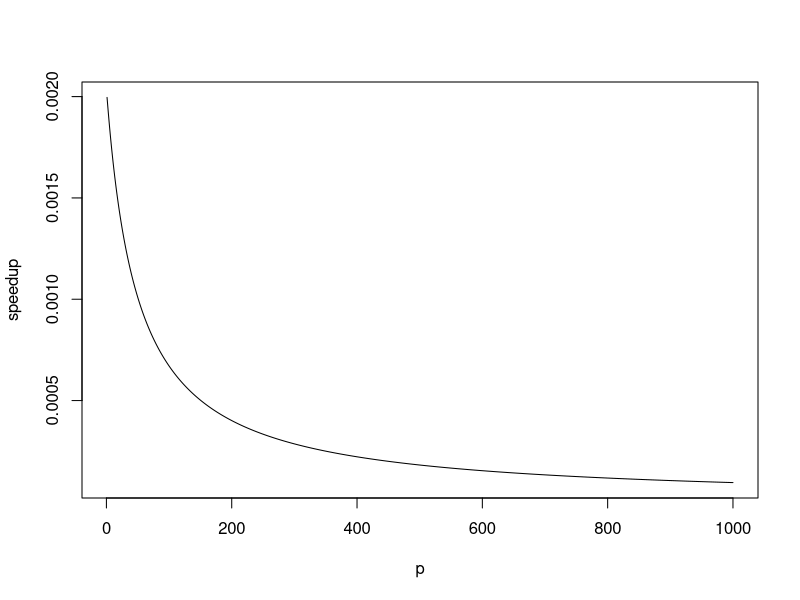
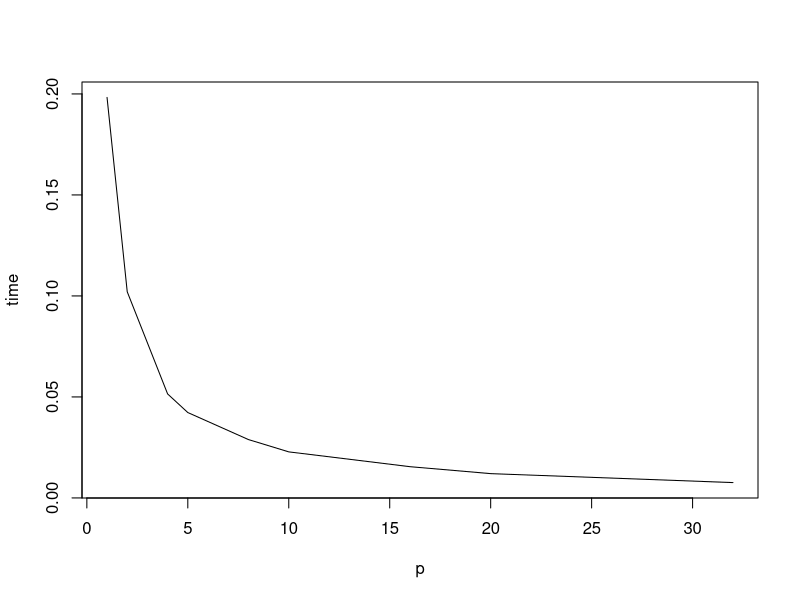

R code for these plots, in order: (Note: this script raises an error after producing the figures.)

T_comp<-2*10^-9
T_read<-1*10^-4
T_comm <-1*10^-6 

p<-1:1000
N<-10^2



T_s = N*T_comp

T_p = T_read+(p-1+N/p)*T_comp+2*T_comm*(p-1)

speedup = T_s/T_p


plot(p,speedup,type = "l")

library(dplyr)
x<-data.frame(p,speedup)
max<- filter(x,x$speedup==max(x$speedup))


p = c(1,2,4,5,8,10,16,20,32);
time = c(0.19828200,
         0.10205293,
         0.05147886, 
         0.04226208,
         0.02889167,
         0.0227909 ,
         0.01546288, 
         0.01202011  ,
         0.00758505);

plot(p,time,type = "l")
lines(p,t)
t = c(0.190000,0.190000,0.190000,0.190000,0.190000,0.190000,0.190000,0.190000,0.190000)
t_serial = 0.190000
speedup= t_serial/time;
plot(p,speedup,type = "l")


p = c(1,2,3,4,5,10,15,20,30,40,50,70,90,100,120,140,150,180,200);
time = c(0.19828200,
         0.10205293,
         0.10225821, 
         
         0.05108809,
         0.04208803,
         
         0.02342105 ,
         0.01611710,
         
         0.01290107  ,
         0.04661584,
         
         0.00778699,
         0.04185486,
         
         0.04279184,
         0.04550791,
         
         0.04253793,
         0.04723096,
         
         0.04769993,
         0.04286814,
         
         0.08806396,
         0.08535910);

plot(p,time,type = "l")
lines(p,t)
t_serial = 0.190000
speedup= t_serial/time;
plot(p,speedup,type = "l")